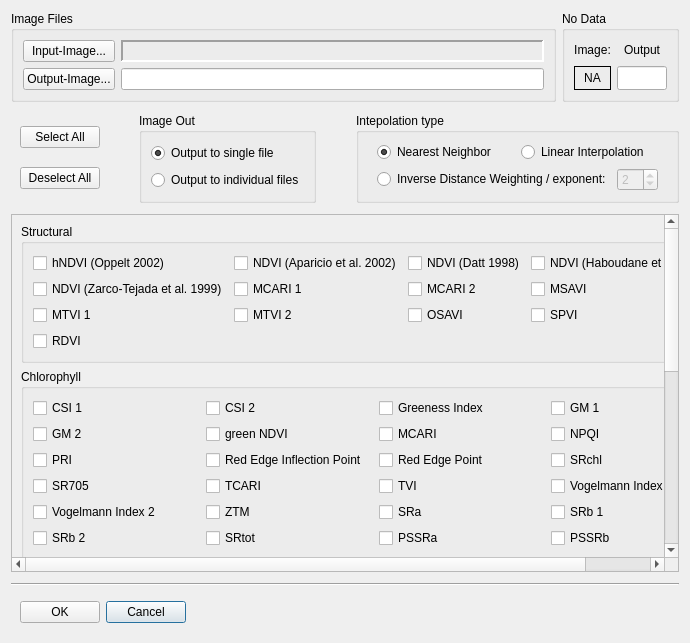
<?xml version="1.0" encoding="UTF-8"?>
<ui version="4.0">
 <author>Matthias Wocher</author>
 <class>AVI</class>
 <widget class="QDialog" name="AVI">
  <property name="geometry">
   <rect>
    <x>0</x>
    <y>0</y>
    <width>690</width>
    <height>643</height>
   </rect>
  </property>
  <property name="sizePolicy">
   <sizepolicy hsizetype="Expanding" vsizetype="Fixed">
    <horstretch>0</horstretch>
    <verstretch>0</verstretch>
   </sizepolicy>
  </property>
  <property name="minimumSize">
   <size>
    <width>690</width>
    <height>0</height>
   </size>
  </property>
  <property name="maximumSize">
   <size>
    <width>5000</width>
    <height>5000</height>
   </size>
  </property>
  <property name="windowTitle">
   <string>Vegetation Index Toolbox</string>
  </property>
  <property name="locale">
   <locale language="English" country="UnitedStates"/>
  </property>
  <layout class="QGridLayout" name="gridLayout_7">
   <item row="9" column="0">
    <widget class="QScrollArea" name="scrollArea">
     <property name="frameShape">
      <enum>QFrame::StyledPanel</enum>
     </property>
     <property name="widgetResizable">
      <bool>true</bool>
     </property>
     <widget class="QWidget" name="scrollAreaWidgetContents">
      <property name="geometry">
       <rect>
        <x>0</x>
        <y>0</y>
        <width>670</width>
        <height>373</height>
       </rect>
      </property>
      <layout class="QVBoxLayout" name="verticalLayout_4">
       <item>
        <widget class="QgsCollapsibleGroupBox" name="mGroupBox">
         <property name="title">
          <string>Structural</string>
         </property>
         <property name="collapsed">
          <bool>false</bool>
         </property>
         <layout class="QGridLayout" name="gridLayout_13">
          <item row="0" column="0">
           <widget class="QCheckBox" name="box_hndvi_opp">
            <property name="toolTip">
             <string/>
            </property>
            <property name="text">
             <string>hNDVI (Oppelt 2002)</string>
            </property>
            <property name="checked">
             <bool>false</bool>
            </property>
            <property name="tristate">
             <bool>false</bool>
            </property>
           </widget>
          </item>
          <item row="0" column="1">
           <widget class="QCheckBox" name="box_ndvi_apa">
            <property name="text">
             <string>NDVI (Aparicio et al. 2002)</string>
            </property>
           </widget>
          </item>
          <item row="0" column="2">
           <widget class="QCheckBox" name="box_ndvi_dat">
            <property name="text">
             <string>NDVI (Datt 1998)</string>
            </property>
           </widget>
          </item>
          <item row="0" column="3">
           <widget class="QCheckBox" name="box_ndvi_hab">
            <property name="text">
             <string>NDVI (Haboudane et al. 2004)</string>
            </property>
           </widget>
          </item>
          <item row="1" column="0">
           <widget class="QCheckBox" name="box_ndvi_zar">
            <property name="text">
             <string>NDVI (Zarco-Tejada et al. 1999)</string>
            </property>
           </widget>
          </item>
          <item row="1" column="1">
           <widget class="QCheckBox" name="box_mcari1">
            <property name="text">
             <string>MCARI 1</string>
            </property>
           </widget>
          </item>
          <item row="1" column="2">
           <widget class="QCheckBox" name="box_mcari2">
            <property name="text">
             <string>MCARI 2</string>
            </property>
           </widget>
          </item>
          <item row="1" column="3">
           <widget class="QCheckBox" name="box_msavi">
            <property name="text">
             <string>MSAVI</string>
            </property>
           </widget>
          </item>
          <item row="2" column="0">
           <widget class="QCheckBox" name="box_mtvi1">
            <property name="text">
             <string>MTVI 1</string>
            </property>
           </widget>
          </item>
          <item row="2" column="1">
           <widget class="QCheckBox" name="box_mtvi2">
            <property name="text">
             <string>MTVI 2</string>
            </property>
           </widget>
          </item>
          <item row="2" column="2">
           <widget class="QCheckBox" name="box_osavi">
            <property name="text">
             <string>OSAVI</string>
            </property>
           </widget>
          </item>
          <item row="2" column="3">
           <widget class="QCheckBox" name="box_spvi">
            <property name="text">
             <string>SPVI</string>
            </property>
           </widget>
          </item>
          <item row="3" column="0">
           <widget class="QCheckBox" name="box_rdvi">
            <property name="text">
             <string>RDVI</string>
            </property>
           </widget>
          </item>
         </layout>
        </widget>
       </item>
       <item>
        <widget class="QgsCollapsibleGroupBox" name="mGroupBox_2">
         <property name="title">
          <string>Chlorophyll</string>
         </property>
         <property name="collapsed">
          <bool>true</bool>
         </property>
         <layout class="QGridLayout" name="gridLayout">
          <item row="0" column="2">
           <widget class="QCheckBox" name="box_gi">
            <property name="text">
             <string>Greeness Index</string>
            </property>
           </widget>
          </item>
          <item row="6" column="1">
           <widget class="QCheckBox" name="box_srtot">
            <property name="text">
             <string>SRtot</string>
            </property>
           </widget>
          </item>
          <item row="6" column="2">
           <widget class="QCheckBox" name="box_pssra">
            <property name="text">
             <string>PSSRa</string>
            </property>
           </widget>
          </item>
          <item row="6" column="0">
           <widget class="QCheckBox" name="box_srb2">
            <property name="text">
             <string>SRb 2</string>
            </property>
           </widget>
          </item>
          <item row="6" column="3">
           <widget class="QCheckBox" name="box_pssrb">
            <property name="text">
             <string>PSSRb</string>
            </property>
           </widget>
          </item>
          <item row="0" column="0">
           <widget class="QCheckBox" name="box_csi1">
            <property name="text">
             <string>CSI 1</string>
            </property>
           </widget>
          </item>
          <item row="0" column="3">
           <widget class="QCheckBox" name="box_gitmer1">
            <property name="text">
             <string>GM 1</string>
            </property>
           </widget>
          </item>
          <item row="0" column="1">
           <widget class="QCheckBox" name="box_csi2">
            <property name="text">
             <string>CSI 2</string>
            </property>
           </widget>
          </item>
          <item row="1" column="0">
           <widget class="QCheckBox" name="box_gitmer2">
            <property name="text">
             <string>GM 2</string>
            </property>
           </widget>
          </item>
          <item row="1" column="1">
           <widget class="QCheckBox" name="box_gndvi">
            <property name="text">
             <string>green NDVI</string>
            </property>
           </widget>
          </item>
          <item row="1" column="2">
           <widget class="QCheckBox" name="box_mcari">
            <property name="text">
             <string>MCARI</string>
            </property>
           </widget>
          </item>
          <item row="1" column="3">
           <widget class="QCheckBox" name="box_npqi">
            <property name="text">
             <string>NPQI</string>
            </property>
           </widget>
          </item>
          <item row="2" column="0">
           <widget class="QCheckBox" name="box_pri">
            <property name="text">
             <string>PRI</string>
            </property>
           </widget>
          </item>
          <item row="2" column="1">
           <widget class="QCheckBox" name="box_reip">
            <property name="text">
             <string>Red Edge Inflection Point</string>
            </property>
           </widget>
          </item>
          <item row="2" column="2">
           <widget class="QCheckBox" name="box_rep">
            <property name="text">
             <string>Red Edge Point</string>
            </property>
           </widget>
          </item>
          <item row="2" column="3">
           <widget class="QCheckBox" name="box_srch1">
            <property name="text">
             <string>SRchl</string>
            </property>
           </widget>
          </item>
          <item row="3" column="0">
           <widget class="QCheckBox" name="box_sr705">
            <property name="text">
             <string>SR705</string>
            </property>
           </widget>
          </item>
          <item row="3" column="1">
           <widget class="QCheckBox" name="box_tcari">
            <property name="text">
             <string>TCARI</string>
            </property>
           </widget>
          </item>
          <item row="3" column="2">
           <widget class="QCheckBox" name="box_tvi">
            <property name="text">
             <string>TVI</string>
            </property>
           </widget>
          </item>
          <item row="3" column="3">
           <widget class="QCheckBox" name="box_vog1">
            <property name="text">
             <string>Vogelmann Index 1</string>
            </property>
           </widget>
          </item>
          <item row="5" column="0">
           <widget class="QCheckBox" name="box_vog2">
            <property name="text">
             <string>Vogelmann Index 2</string>
            </property>
           </widget>
          </item>
          <item row="5" column="1">
           <widget class="QCheckBox" name="box_ztm">
            <property name="text">
             <string>ZTM</string>
            </property>
           </widget>
          </item>
          <item row="5" column="2">
           <widget class="QCheckBox" name="box_sra">
            <property name="text">
             <string>SRa</string>
            </property>
           </widget>
          </item>
          <item row="5" column="3">
           <widget class="QCheckBox" name="box_srb1">
            <property name="text">
             <string>SRb 1</string>
            </property>
           </widget>
          </item>
          <item row="7" column="1">
           <widget class="QCheckBox" name="box_mlo">
            <property name="toolTip">
             <string>M to the LO. Don't hassel the hoff!</string>
            </property>
            <property name="text">
             <string>MLO</string>
            </property>
           </widget>
          </item>
          <item row="7" column="0">
           <widget class="QCheckBox" name="box_lci">
            <property name="text">
             <string>LCI</string>
            </property>
           </widget>
          </item>
         </layout>
         <zorder>box_gi</zorder>
         <zorder>box_srtot</zorder>
         <zorder>box_pssra</zorder>
         <zorder>box_srb2</zorder>
         <zorder>box_pssrb</zorder>
         <zorder>box_csi1</zorder>
         <zorder>box_gitmer1</zorder>
         <zorder>box_csi2</zorder>
         <zorder>box_gitmer2</zorder>
         <zorder>box_gndvi</zorder>
         <zorder>box_mcari</zorder>
         <zorder>box_npqi</zorder>
         <zorder>box_pri</zorder>
         <zorder>box_reip</zorder>
         <zorder>box_rep</zorder>
         <zorder>box_srch1</zorder>
         <zorder>box_sr705</zorder>
         <zorder>box_tcari</zorder>
         <zorder>box_tvi</zorder>
         <zorder>box_vog1</zorder>
         <zorder>box_vog2</zorder>
         <zorder>box_ztm</zorder>
         <zorder>box_sra</zorder>
         <zorder>box_srb1</zorder>
         <zorder>box_lci</zorder>
         <zorder>box_mlo</zorder>
        </widget>
       </item>
       <item>
        <widget class="QgsCollapsibleGroupBox" name="mGroupBox_3">
         <property name="title">
          <string>Carotenoids and Anthocyanin</string>
         </property>
         <property name="collapsed">
          <bool>true</bool>
         </property>
         <layout class="QGridLayout" name="gridLayout_2">
          <item row="0" column="3">
           <widget class="QCheckBox" name="box_pssrc">
            <property name="text">
             <string>PSSRc</string>
            </property>
           </widget>
          </item>
          <item row="0" column="2">
           <widget class="QCheckBox" name="box_cri1">
            <property name="text">
             <string>CRI 1</string>
            </property>
           </widget>
          </item>
          <item row="0" column="0">
           <widget class="QCheckBox" name="box_ari">
            <property name="text">
             <string>ARI</string>
            </property>
           </widget>
          </item>
          <item row="0" column="1">
           <widget class="QCheckBox" name="box_cri2">
            <property name="text">
             <string>CRI 2</string>
            </property>
           </widget>
          </item>
          <item row="1" column="0">
           <widget class="QCheckBox" name="box_sipi">
            <property name="text">
             <string>SIPI</string>
            </property>
           </widget>
          </item>
         </layout>
        </widget>
       </item>
       <item>
        <widget class="QgsCollapsibleGroupBox" name="mGroupBox_4">
         <property name="title">
          <string>Leaf Water</string>
         </property>
         <property name="collapsed">
          <bool>true</bool>
         </property>
         <layout class="QGridLayout" name="gridLayout_3">
          <item row="0" column="2">
           <widget class="QCheckBox" name="box_lwvi1">
            <property name="text">
             <string>LWVI 1</string>
            </property>
           </widget>
          </item>
          <item row="0" column="0">
           <widget class="QCheckBox" name="box_dswi">
            <property name="text">
             <string>DSWI</string>
            </property>
           </widget>
          </item>
          <item row="0" column="3">
           <widget class="QCheckBox" name="box_lwvi2">
            <property name="text">
             <string>LWVI 2</string>
            </property>
           </widget>
          </item>
          <item row="0" column="1">
           <widget class="QCheckBox" name="box_dswi5">
            <property name="text">
             <string>DSWI5</string>
            </property>
           </widget>
          </item>
          <item row="1" column="3">
           <widget class="QCheckBox" name="box_srwi">
            <property name="text">
             <string>SRWI</string>
            </property>
           </widget>
          </item>
          <item row="1" column="2">
           <widget class="QCheckBox" name="box_pwi">
            <property name="text">
             <string>PWI</string>
            </property>
           </widget>
          </item>
          <item row="1" column="1">
           <widget class="QCheckBox" name="box_ndwi">
            <property name="text">
             <string>NDWI</string>
            </property>
           </widget>
          </item>
          <item row="1" column="0">
           <widget class="QCheckBox" name="box_msi">
            <property name="text">
             <string>MSI</string>
            </property>
           </widget>
          </item>
         </layout>
        </widget>
       </item>
       <item>
        <widget class="QgsCollapsibleGroupBox" name="mGroupBox_5">
         <property name="title">
          <string>Dry Matter</string>
         </property>
         <property name="collapsed">
          <bool>true</bool>
         </property>
         <layout class="QGridLayout" name="gridLayout_4">
          <item row="0" column="3">
           <widget class="QCheckBox" name="box_ndni">
            <property name="enabled">
             <bool>true</bool>
            </property>
            <property name="text">
             <string>NDNI</string>
            </property>
           </widget>
          </item>
          <item row="0" column="2">
           <widget class="QCheckBox" name="box_ndli">
            <property name="enabled">
             <bool>true</bool>
            </property>
            <property name="text">
             <string>NDLI</string>
            </property>
           </widget>
          </item>
          <item row="0" column="0">
           <widget class="QCheckBox" name="box_swirvi">
            <property name="enabled">
             <bool>true</bool>
            </property>
            <property name="text">
             <string>SWIRVI</string>
            </property>
           </widget>
          </item>
          <item row="0" column="1">
           <widget class="QCheckBox" name="box_cai">
            <property name="enabled">
             <bool>true</bool>
            </property>
            <property name="text">
             <string>CAI</string>
            </property>
           </widget>
          </item>
          <item row="2" column="0">
           <widget class="QCheckBox" name="box_npci">
            <property name="enabled">
             <bool>true</bool>
            </property>
            <property name="text">
             <string>NPCI</string>
            </property>
           </widget>
          </item>
          <item row="1" column="3">
           <widget class="QCheckBox" name="box_srpi">
            <property name="enabled">
             <bool>true</bool>
            </property>
            <property name="text">
             <string>SRPI</string>
            </property>
           </widget>
          </item>
          <item row="1" column="2">
           <widget class="QCheckBox" name="box_rgi">
            <property name="enabled">
             <bool>true</bool>
            </property>
            <property name="text">
             <string>RGI</string>
            </property>
           </widget>
          </item>
          <item row="1" column="1">
           <widget class="QCheckBox" name="box_bri">
            <property name="enabled">
             <bool>true</bool>
            </property>
            <property name="text">
             <string>BRI</string>
            </property>
           </widget>
          </item>
          <item row="1" column="0">
           <widget class="QCheckBox" name="box_bgi">
            <property name="enabled">
             <bool>true</bool>
            </property>
            <property name="text">
             <string>BGI</string>
            </property>
           </widget>
          </item>
         </layout>
        </widget>
       </item>
       <item>
        <widget class="QgsCollapsibleGroupBox" name="mGroupBox_6">
         <property name="title">
          <string>Fluorescence</string>
         </property>
         <property name="collapsed">
          <bool>true</bool>
         </property>
         <layout class="QGridLayout" name="gridLayout_5">
          <item row="0" column="1">
           <widget class="QCheckBox" name="box_lic1">
            <property name="text">
             <string>LIC 1</string>
            </property>
           </widget>
          </item>
          <item row="0" column="3">
           <widget class="QCheckBox" name="box_lic3">
            <property name="text">
             <string>LIC 3</string>
            </property>
           </widget>
          </item>
          <item row="0" column="0">
           <widget class="QCheckBox" name="box_cur">
            <property name="text">
             <string>CUR</string>
            </property>
           </widget>
          </item>
          <item row="0" column="2">
           <widget class="QCheckBox" name="box_lic2">
            <property name="text">
             <string>LIC 2</string>
            </property>
           </widget>
          </item>
         </layout>
        </widget>
       </item>
      </layout>
     </widget>
    </widget>
   </item>
   <item row="11" column="0">
    <widget class="Line" name="line">
     <property name="orientation">
      <enum>Qt::Horizontal</enum>
     </property>
    </widget>
   </item>
   <item row="17" column="0">
    <widget class="QFrame" name="frame_3">
     <property name="frameShape">
      <enum>QFrame::NoFrame</enum>
     </property>
     <property name="frameShadow">
      <enum>QFrame::Plain</enum>
     </property>
     <layout class="QHBoxLayout" name="horizontalLayout_3">
      <property name="leftMargin">
       <number>9</number>
      </property>
      <item>
       <widget class="QPushButton" name="cmdOK">
        <property name="text">
         <string>OK</string>
        </property>
        <property name="shortcut">
         <string>Ctrl+Shift+F10</string>
        </property>
        <property name="autoDefault">
         <bool>false</bool>
        </property>
        <property name="default">
         <bool>false</bool>
        </property>
       </widget>
      </item>
      <item>
       <widget class="QPushButton" name="cmdCancel">
        <property name="text">
         <string>Cancel</string>
        </property>
       </widget>
      </item>
      <item>
       <spacer name="horizontalSpacer_3">
        <property name="orientation">
         <enum>Qt::Horizontal</enum>
        </property>
        <property name="sizeHint" stdset="0">
         <size>
          <width>40</width>
          <height>20</height>
         </size>
        </property>
       </spacer>
      </item>
     </layout>
    </widget>
   </item>
   <item row="8" column="0">
    <widget class="QFrame" name="frame_5">
     <property name="frameShape">
      <enum>QFrame::NoFrame</enum>
     </property>
     <property name="frameShadow">
      <enum>QFrame::Plain</enum>
     </property>
     <layout class="QGridLayout" name="gridLayout_8">
      <property name="margin">
       <number>0</number>
      </property>
      <item row="0" column="5">
       <spacer name="horizontalSpacer_5">
        <property name="orientation">
         <enum>Qt::Horizontal</enum>
        </property>
        <property name="sizeType">
         <enum>QSizePolicy::Maximum</enum>
        </property>
        <property name="sizeHint" stdset="0">
         <size>
          <width>20</width>
          <height>20</height>
         </size>
        </property>
       </spacer>
      </item>
      <item row="0" column="3">
       <spacer name="horizontalSpacer_4">
        <property name="orientation">
         <enum>Qt::Horizontal</enum>
        </property>
        <property name="sizeType">
         <enum>QSizePolicy::Maximum</enum>
        </property>
        <property name="sizeHint" stdset="0">
         <size>
          <width>20</width>
          <height>20</height>
         </size>
        </property>
       </spacer>
      </item>
      <item row="0" column="2" rowspan="2">
       <widget class="QFrame" name="frame_6">
        <property name="frameShape">
         <enum>QFrame::NoFrame</enum>
        </property>
        <property name="frameShadow">
         <enum>QFrame::Plain</enum>
        </property>
        <layout class="QVBoxLayout" name="verticalLayout_2">
         <property name="leftMargin">
          <number>9</number>
         </property>
         <property name="topMargin">
          <number>5</number>
         </property>
         <property name="bottomMargin">
          <number>5</number>
         </property>
         <item>
          <widget class="QPushButton" name="cmdSelectAll">
           <property name="whatsThis">
            <string>Select all indices for calculation</string>
           </property>
           <property name="text">
            <string>Select All</string>
           </property>
           <property name="shortcut">
            <string>Ctrl+A</string>
           </property>
          </widget>
         </item>
         <item>
          <widget class="QPushButton" name="cmdDeselectAll">
           <property name="whatsThis">
            <string>Select all indices for calculation</string>
           </property>
           <property name="text">
            <string notr="true">Deselect All</string>
           </property>
           <property name="shortcut">
            <string>Ctrl+Del</string>
           </property>
          </widget>
         </item>
        </layout>
       </widget>
      </item>
      <item row="0" column="4" rowspan="2">
       <widget class="QFrame" name="frame_4">
        <property name="frameShape">
         <enum>QFrame::NoFrame</enum>
        </property>
        <property name="frameShadow">
         <enum>QFrame::Plain</enum>
        </property>
        <layout class="QVBoxLayout" name="verticalLayout">
         <property name="topMargin">
          <number>5</number>
         </property>
         <property name="bottomMargin">
          <number>5</number>
         </property>
         <item>
          <widget class="QGroupBox" name="groupBox_2">
           <property name="title">
            <string>Image Out</string>
           </property>
           <layout class="QVBoxLayout" name="verticalLayout_3">
            <item>
             <widget class="QRadioButton" name="radSingle">
              <property name="whatsThis">
               <string>All indices are stored as individual bands into one single output file</string>
              </property>
              <property name="text">
               <string>Output to single file</string>
              </property>
              <property name="checked">
               <bool>true</bool>
              </property>
             </widget>
            </item>
            <item>
             <widget class="QRadioButton" name="radIndiv">
              <property name="whatsThis">
               <string>All indices are stored as separate output files</string>
              </property>
              <property name="text">
               <string>Output to individual files</string>
              </property>
             </widget>
            </item>
           </layout>
          </widget>
         </item>
        </layout>
       </widget>
      </item>
      <item row="0" column="6" rowspan="2" colspan="2">
       <widget class="QFrame" name="frame_8">
        <property name="frameShape">
         <enum>QFrame::NoFrame</enum>
        </property>
        <property name="frameShadow">
         <enum>QFrame::Plain</enum>
        </property>
        <layout class="QGridLayout" name="gridLayout_11">
         <property name="topMargin">
          <number>5</number>
         </property>
         <property name="rightMargin">
          <number>0</number>
         </property>
         <property name="bottomMargin">
          <number>5</number>
         </property>
         <item row="0" column="0">
          <widget class="QGroupBox" name="groupBox">
           <property name="title">
            <string>Intepolation type</string>
           </property>
           <layout class="QGridLayout" name="gridLayout_10">
            <item row="0" column="0">
             <widget class="QFrame" name="frame_2">
              <property name="frameShape">
               <enum>QFrame::NoFrame</enum>
              </property>
              <property name="frameShadow">
               <enum>QFrame::Plain</enum>
              </property>
              <layout class="QHBoxLayout" name="horizontalLayout">
               <property name="topMargin">
                <number>0</number>
               </property>
               <property name="bottomMargin">
                <number>0</number>
               </property>
               <item>
                <widget class="QRadioButton" name="radNN">
                 <property name="whatsThis">
                  <string>If requested wavelength for an index is not supplied by the sensor, pick the nearest one instead</string>
                 </property>
                 <property name="text">
                  <string>Nearest Neighbor</string>
                 </property>
                 <property name="checked">
                  <bool>true</bool>
                 </property>
                 <attribute name="buttonGroup">
                  <string notr="true">buttonGroup</string>
                 </attribute>
                </widget>
               </item>
               <item>
                <widget class="QRadioButton" name="radLinear">
                 <property name="whatsThis">
                  <string>If requested wavelength for an index is not supplied by the sensor, interpolate linearly instead</string>
                 </property>
                 <property name="text">
                  <string>Linear Interpolation</string>
                 </property>
                 <attribute name="buttonGroup">
                  <string notr="true">buttonGroup</string>
                 </attribute>
                </widget>
               </item>
              </layout>
             </widget>
            </item>
            <item row="1" column="0">
             <widget class="QFrame" name="frame_7">
              <property name="frameShape">
               <enum>QFrame::NoFrame</enum>
              </property>
              <property name="frameShadow">
               <enum>QFrame::Plain</enum>
              </property>
              <layout class="QHBoxLayout" name="horizontalLayout_2">
               <property name="topMargin">
                <number>0</number>
               </property>
               <property name="bottomMargin">
                <number>0</number>
               </property>
               <item>
                <widget class="QRadioButton" name="radIDW">
                 <property name="whatsThis">
                  <string>If requested wavelength for an index is not supplied by the sensor, perform inverse distance weighting between two neighbors</string>
                 </property>
                 <property name="text">
                  <string>Inverse Distance Weighting / exponent:</string>
                 </property>
                 <attribute name="buttonGroup">
                  <string notr="true">buttonGroup</string>
                 </attribute>
                </widget>
               </item>
               <item>
                <widget class="QSpinBox" name="spinIDW_exp">
                 <property name="enabled">
                  <bool>false</bool>
                 </property>
                 <property name="whatsThis">
                  <string>Choose the exponent for the IDW-interpolation. &quot;1&quot; equals a linear interpolation.</string>
                 </property>
                 <property name="minimum">
                  <number>1</number>
                 </property>
                 <property name="maximum">
                  <number>50</number>
                 </property>
                 <property name="value">
                  <number>2</number>
                 </property>
                </widget>
               </item>
              </layout>
             </widget>
            </item>
           </layout>
          </widget>
         </item>
        </layout>
       </widget>
      </item>
     </layout>
    </widget>
   </item>
   <item row="0" column="0">
    <widget class="QFrame" name="frame">
     <property name="frameShape">
      <enum>QFrame::NoFrame</enum>
     </property>
     <property name="frameShadow">
      <enum>QFrame::Plain</enum>
     </property>
     <layout class="QGridLayout" name="gridLayout_9">
      <property name="margin">
       <number>0</number>
      </property>
      <item row="0" column="0">
       <widget class="QGroupBox" name="groupBox_3">
        <property name="title">
         <string>Image Files</string>
        </property>
        <layout class="QGridLayout" name="gridLayout_12">
         <item row="1" column="0">
          <widget class="QPushButton" name="cmdOutput">
           <property name="whatsThis">
            <string>Specify location for output image containing the final indices</string>
           </property>
           <property name="text">
            <string>Output-Image...</string>
           </property>
          </widget>
         </item>
         <item row="0" column="0">
          <widget class="QPushButton" name="cmdInput">
           <property name="whatsThis">
            <string>Select input image to calculate indices on (must be ENVI-type)</string>
           </property>
           <property name="text">
            <string>Input-Image...</string>
           </property>
          </widget>
         </item>
         <item row="1" column="1">
          <widget class="QLineEdit" name="txtOutput"/>
         </item>
         <item row="0" column="1">
          <widget class="QLabel" name="lblInputImage">
           <property name="frameShape">
            <enum>QFrame::Panel</enum>
           </property>
           <property name="frameShadow">
            <enum>QFrame::Sunken</enum>
           </property>
           <property name="lineWidth">
            <number>2</number>
           </property>
           <property name="text">
            <string/>
           </property>
          </widget>
         </item>
        </layout>
        <zorder>cmdInput</zorder>
        <zorder>cmdOutput</zorder>
        <zorder>txtOutput</zorder>
        <zorder>lblInputImage</zorder>
       </widget>
      </item>
      <item row="0" column="1">
       <widget class="QGroupBox" name="groupBox_9">
        <property name="sizePolicy">
         <sizepolicy hsizetype="Preferred" vsizetype="Preferred">
          <horstretch>0</horstretch>
          <verstretch>0</verstretch>
         </sizepolicy>
        </property>
        <property name="title">
         <string>No Data</string>
        </property>
        <layout class="QHBoxLayout" name="horizontalLayout_5">
         <item>
          <widget class="QFrame" name="frame_10">
           <property name="sizePolicy">
            <sizepolicy hsizetype="Maximum" vsizetype="Preferred">
             <horstretch>0</horstretch>
             <verstretch>0</verstretch>
            </sizepolicy>
           </property>
           <property name="maximumSize">
            <size>
             <width>80</width>
             <height>16777215</height>
            </size>
           </property>
           <property name="frameShape">
            <enum>QFrame::NoFrame</enum>
           </property>
           <property name="frameShadow">
            <enum>QFrame::Plain</enum>
           </property>
           <layout class="QVBoxLayout" name="verticalLayout_5">
            <property name="margin">
             <number>0</number>
            </property>
            <item>
             <widget class="QLabel" name="label_12">
              <property name="sizePolicy">
               <sizepolicy hsizetype="Maximum" vsizetype="Minimum">
                <horstretch>0</horstretch>
                <verstretch>0</verstretch>
               </sizepolicy>
              </property>
              <property name="maximumSize">
               <size>
                <width>80</width>
                <height>20</height>
               </size>
              </property>
              <property name="text">
               <string>Image:</string>
              </property>
              <property name="alignment">
               <set>Qt::AlignCenter</set>
              </property>
             </widget>
            </item>
            <item>
             <widget class="QLabel" name="lblNodatImage">
              <property name="sizePolicy">
               <sizepolicy hsizetype="Maximum" vsizetype="Preferred">
                <horstretch>0</horstretch>
                <verstretch>0</verstretch>
               </sizepolicy>
              </property>
              <property name="maximumSize">
               <size>
                <width>80</width>
                <height>16777215</height>
               </size>
              </property>
              <property name="whatsThis">
               <string>The no data value for the input image is automatically supplied or requested from the user if it is not contained in the header-file</string>
              </property>
              <property name="frameShape">
               <enum>QFrame::Box</enum>
              </property>
              <property name="text">
               <string>NA</string>
              </property>
              <property name="alignment">
               <set>Qt::AlignCenter</set>
              </property>
             </widget>
            </item>
           </layout>
          </widget>
         </item>
         <item>
          <widget class="QFrame" name="frame_12">
           <property name="frameShape">
            <enum>QFrame::NoFrame</enum>
           </property>
           <property name="frameShadow">
            <enum>QFrame::Plain</enum>
           </property>
           <layout class="QVBoxLayout" name="verticalLayout_7">
            <property name="margin">
             <number>0</number>
            </property>
            <item>
             <widget class="QLabel" name="label_21">
              <property name="sizePolicy">
               <sizepolicy hsizetype="Preferred" vsizetype="Minimum">
                <horstretch>0</horstretch>
                <verstretch>0</verstretch>
               </sizepolicy>
              </property>
              <property name="maximumSize">
               <size>
                <width>16777215</width>
                <height>20</height>
               </size>
              </property>
              <property name="text">
               <string>Output</string>
              </property>
              <property name="alignment">
               <set>Qt::AlignCenter</set>
              </property>
             </widget>
            </item>
            <item>
             <widget class="QLineEdit" name="txtNodatOutput">
              <property name="sizePolicy">
               <sizepolicy hsizetype="Preferred" vsizetype="Maximum">
                <horstretch>0</horstretch>
                <verstretch>0</verstretch>
               </sizepolicy>
              </property>
              <property name="maximumSize">
               <size>
                <width>50</width>
                <height>30</height>
               </size>
              </property>
              <property name="whatsThis">
               <string>Supply no data value for output image</string>
              </property>
              <property name="alignment">
               <set>Qt::AlignCenter</set>
              </property>
             </widget>
            </item>
           </layout>
          </widget>
         </item>
        </layout>
       </widget>
      </item>
     </layout>
    </widget>
   </item>
   <item row="10" column="0">
    <spacer name="verticalSpacer">
     <property name="orientation">
      <enum>Qt::Vertical</enum>
     </property>
     <property name="sizeType">
      <enum>QSizePolicy::Fixed</enum>
     </property>
     <property name="sizeHint" stdset="0">
      <size>
       <width>20</width>
       <height>5</height>
      </size>
     </property>
    </spacer>
   </item>
  </layout>
 </widget>
 <customwidgets>
  <customwidget>
   <class>QgsCollapsibleGroupBox</class>
   <extends>QGroupBox</extends>
   <header>qgscollapsiblegroupbox.h</header>
   <container>1</container>
  </customwidget>
 </customwidgets>
 <resources/>
 <connections/>
 <buttongroups>
  <buttongroup name="buttonGroup"/>
 </buttongroups>
</ui>
